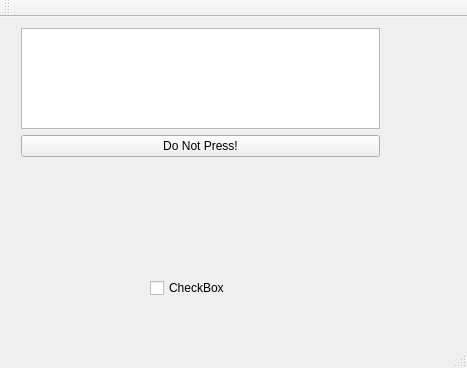
<?xml version="1.0" encoding="UTF-8"?>
<ui version="4.0">
 <class>PomodoroWidget</class>
 <widget class="QMainWindow" name="PomodoroWidget">
  <property name="geometry">
   <rect>
    <x>0</x>
    <y>0</y>
    <width>467</width>
    <height>368</height>
   </rect>
  </property>
  <property name="windowTitle">
   <string>PomodoroWidget</string>
  </property>
  <widget class="QWidget" name="centralWidget">
   <widget class="QWidget" name="layoutWidget">
    <property name="geometry">
     <rect>
      <x>10</x>
      <y>0</y>
      <width>381</width>
      <height>151</height>
     </rect>
    </property>
    <layout class="QVBoxLayout" name="verticalLayout">
     <item>
      <widget class="QTextEdit" name="textEdit"/>
     </item>
     <item>
      <widget class="QPushButton" name="killSwitch">
       <property name="focusPolicy">
        <enum>Qt::StrongFocus</enum>
       </property>
       <property name="text">
        <string>Do Not Press!</string>
       </property>
      </widget>
     </item>
    </layout>
   </widget>
   <widget class="QCheckBox" name="checkBox">
    <property name="geometry">
     <rect>
      <x>150</x>
      <y>260</y>
      <width>97</width>
      <height>22</height>
     </rect>
    </property>
    <property name="text">
     <string>CheckBox</string>
    </property>
   </widget>
  </widget>
  <widget class="QMenuBar" name="menuBar">
   <property name="geometry">
    <rect>
     <x>0</x>
     <y>0</y>
     <width>467</width>
     <height>25</height>
    </rect>
   </property>
  </widget>
  <widget class="QToolBar" name="mainToolBar">
   <attribute name="toolBarArea">
    <enum>TopToolBarArea</enum>
   </attribute>
   <attribute name="toolBarBreak">
    <bool>false</bool>
   </attribute>
  </widget>
  <widget class="QStatusBar" name="statusBar"/>
 </widget>
 <layoutdefault spacing="6" margin="11"/>
 <resources/>
 <connections/>
</ui>
